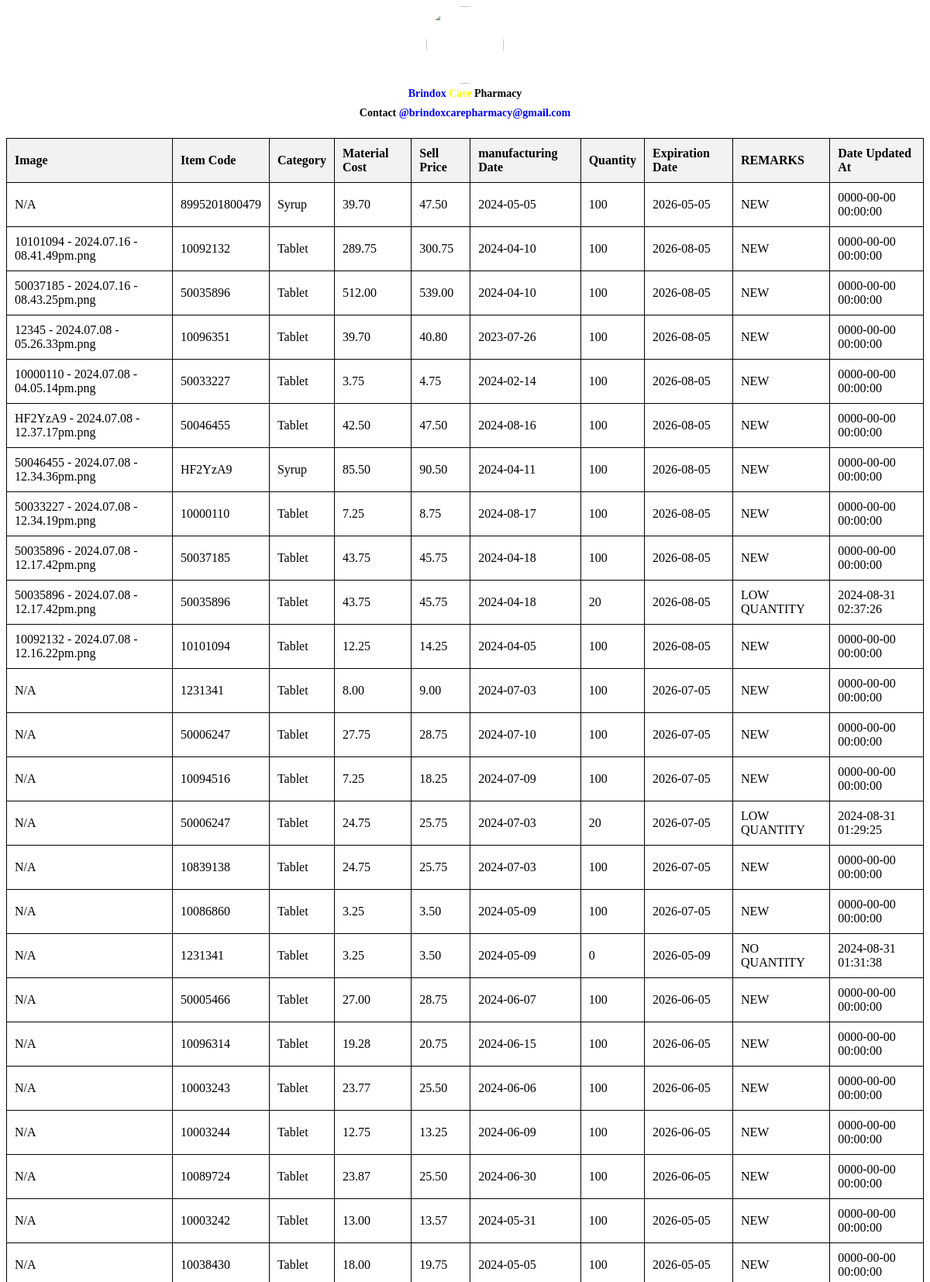
/getdata/archive_data_query.php (signed in, upper part), run on the app's committed database.
### tables this page shows
CREATE TABLE `archive` (
  `ar_id` int(222) NOT NULL AUTO_INCREMENT PRIMARY KEY,
  `pr_id` int(222) NOT NULL,
  `item_code` varchar(222) NOT NULL,
  `sell_price` decimal(10,2) DEFAULT NULL,
  `quantity` int(222) NOT NULL,
  `batch_no` varchar(222) NOT NULL,
  `lot_no` varchar(222) NOT NULL,
  `expiration_date` date DEFAULT NULL,
  `remarks` varchar(222) NOT NULL,
  `created_by` int(222) NOT NULL,
  `updated_by` int(222) NOT NULL,
  `date_created_at` datetime NOT NULL,
  `date_updated_at` datetime NOT NULL
);

CREATE TABLE `product` (
  `pr_id` int(222) NOT NULL AUTO_INCREMENT PRIMARY KEY,
  `item_code` varchar(222) NOT NULL,
  `description` mediumtext NOT NULL,
  `category` varchar(222) NOT NULL,
  `batch_no` varchar(222) NOT NULL,
  `lot_no` varchar(222) NOT NULL,
  `brand` varchar(222) NOT NULL,
  `material_cost` decimal(10,2) DEFAULT NULL,
  `sell_price` decimal(10,2) DEFAULT NULL,
  `manufacturing_date` date NOT NULL,
  `image` varchar(222) NOT NULL,
  `p_quantity` int(222) NOT NULL,
  `expiration_date` date DEFAULT NULL,
  `created_by` int(222) NOT NULL,
  `updated_by` int(222) NOT NULL,
  `notification` varchar(222) NOT NULL,
  `date_created_at` datetime NOT NULL,
  `date_updated_at` datetime NOT NULL
);

### getdata/archive_data_query.php (the view, shortened to what this page needs)
<!DOCTYPE html>
<html lang="en">
<head>
</head>
<body>
    <div style="display: flex;justify-content: center;align-items: center;flex-direction: column;height: 100%; text-align: center;left: 125px;">
        <img src="C:\xampp\htdocs\pharmacy\assets\images\default_images\brindox.png" width='100' height='100' style="border-radius: 50%; border: 0; object-fit: cover; display: flex;justify-content: center;align-items: center;flex-direction: column;height: 100%; text-align: center;left: 425px;" />
        <h1 style="margin: 0; padding: 0; line-height: 1.8; font-size: 14px; color: blue;">
            Brindox <span style="color: yellow;">Care</span> <span style="color: black;">Pharmacy</span>
        </h1>
        <h1 style="margin: 0;padding: 0;line-height: 1.8;font-size: 14px;color: blue;">
            <span style="color: black;">Contact</span> @brindoxcarepharmacy@gmail.com
        </h1>
    </div>
    <table>
        <thead>
            <tr>
            <th>Image</th>
            <th>Item Code</th>
            <th>Category</th>
            <th>Material Cost</th>
            <th>Sell Price</th>
            <th>manufacturing Date</th>
            <th>Quantity</th>
            <th>Expiration Date</th>
            <th>REMARKS</th>
            <th>Date Updated At</th>
            </tr>
        </thead>
        <tbody>
            <?php
            include '../config/connect.php';
            $product_list_query = "SELECT  p.pr_id as pr_id, p.item_code as item_code, p.category, p.description, p.material_cost, p.sell_price, p.manufacturing_date, p.image, p.expiration_date, p.expiration_date, p.date_created_at,
            a.ar_id as ar_id, a.item_code as item_code, a.quantity, a.expiration_date, a.remarks, a.created_by, a.updated_by, a.date_created_at, a.date_updated_at
            FROM product p LEFT JOIN archive a ON p.pr_id = a.pr_id WHERE a.quantity <= 30 OR a.remarks != 'ACTIVE' ORDER BY a.pr_id DESC";
            $product_list_result = mysqli_query($conn, $product_list_query);
            if (mysqli_num_rows($product_list_result) > 0) {
                while ($product = mysqli_fetch_array($product_list_result)) {
            ?>
                    <tr>
                        <td><?php echo $product["image"] ? $product["image"] : 'N/A' ?></td>
                        <td><?php echo $product["item_code"] ?></td>
                        <td><?= $product["category"] ?></td>
                        <td><?= $product["material_cost"] ?></td>
                        <td><?= $product["sell_price"] ?></td>
                        <td><?= $product["manufacturing_date"] ? $product["manufacturing_date"] : '0000-00-00'  ?></td>
                        <td><?= $product["quantity"] ? $product["quantity"] : '0' ?></td>
                        <td><?= $product["expiration_date"] ? $product["expiration_date"] : '0000-00-00' ?></td>
                        <td><?= $product["remarks"] ? $product["remarks"] : '' ?></td>
                        <td><?= $product["date_updated_at"] ? $product["date_updated_at"] : '0000-00-00 00:00:00' ?></td>
                    </tr>
            <?php
                }
            }
            ?>
        </tbody>
    </table>
</body>
</html>

### getdata/archive_data_query.php (style rules this page uses)
table { border-collapse: collapse; margin-top: 20px; width: 100%; }
table, th, td { border: 1px solid black; padding: 10px; text-align: left; }
th { background-color: #f2f2f2; }

### data on the page
archive: shows "N/A", item_code "8995201800479", pr.category "Syrup", pr.material_cost "39.70", pr.sell_price "47.50", pr.manufacturing_date "2024-05-05", quantity "100", expiration_date "2026-05-05", remarks "NEW", date_updated_at "0000-00-00 00:00:00"
archive: pr.image "10101094 - 2024.07.16 - 08.41.49pm.png", item_code "10092132", pr.category "Tablet", pr.material_cost "289.75", pr.sell_price "300.75", pr.manufacturing_date "2024-04-10", quantity "100", expiration_date "2026-08-05", remarks "NEW", date_updated_at "0000-00-00 00:00:00"
archive: pr.image "50037185 - 2024.07.16 - 08.43.25pm.png", item_code "50035896", pr.category "Tablet", pr.material_cost "512.00", pr.sell_price "539.00", pr.manufacturing_date "2024-04-10", quantity "100", expiration_date "2026-08-05", remarks "NEW", date_updated_at "0000-00-00 00:00:00"
archive: pr.image "12345 - 2024.07.08 - 05.26.33pm.png", item_code "10096351", pr.category "Tablet", pr.material_cost "39.70", pr.sell_price "40.80", pr.manufacturing_date "2023-07-26", quantity "100", expiration_date "2026-08-05", remarks "NEW", date_updated_at "0000-00-00 00:00:00"
archive: pr.image "10000110 - 2024.07.08 - 04.05.14pm.png", item_code "50033227", pr.category "Tablet", pr.material_cost "3.75", pr.sell_price "4.75", pr.manufacturing_date "2024-02-14", quantity "100", expiration_date "2026-08-05", remarks "NEW", date_updated_at "0000-00-00 00:00:00"
archive: pr.image "HF2YzA9 - 2024.07.08 - 12.37.17pm.png", item_code "50046455", pr.category "Tablet", pr.material_cost "42.50", pr.sell_price "47.50", pr.manufacturing_date "2024-08-16", quantity "100", expiration_date "2026-08-05", remarks "NEW", date_updated_at "0000-00-00 00:00:00"
archive: pr.image "50046455 - 2024.07.08 - 12.34.36pm.png", item_code "HF2YzA9", pr.category "Syrup", pr.material_cost "85.50", pr.sell_price "90.50", pr.manufacturing_date "2024-04-11", quantity "100", expiration_date "2026-08-05", remarks "NEW", date_updated_at "0000-00-00 00:00:00"
archive: pr.image "50033227 - 2024.07.08 - 12.34.19pm.png", item_code "10000110", pr.category "Tablet", pr.material_cost "7.25", pr.sell_price "8.75", pr.manufacturing_date "2024-08-17", quantity "100", expiration_date "2026-08-05", remarks "NEW", date_updated_at "0000-00-00 00:00:00"
archive: pr.image "50035896 - 2024.07.08 - 12.17.42pm.png", item_code "50037185", pr.category "Tablet", pr.material_cost "43.75", pr.sell_price "45.75", pr.manufacturing_date "2024-04-18", quantity "100", expiration_date "2026-08-05", remarks "NEW", date_updated_at "0000-00-00 00:00:00"
archive: pr.image "50035896 - 2024.07.08 - 12.17.42pm.png", item_code "50035896", pr.category "Tablet", pr.material_cost "43.75", pr.sell_price "45.75", pr.manufacturing_date "2024-04-18", quantity "20", expiration_date "2026-08-05", remarks "LOW QUANTITY", date_updated_at "2024-08-31 02:37:26"
archive: pr.image "10092132 - 2024.07.08 - 12.16.22pm.png", item_code "10101094", pr.category "Tablet", pr.material_cost "12.25", pr.sell_price "14.25", pr.manufacturing_date "2024-04-05", quantity "100", expiration_date "2026-08-05", remarks "NEW", date_updated_at "0000-00-00 00:00:00"
archive: shows "N/A", item_code "1231341", pr.category "Tablet", pr.material_cost "8.00", pr.sell_price "9.00", pr.manufacturing_date "2024-07-03", quantity "100", expiration_date "2026-07-05", remarks "NEW", date_updated_at "0000-00-00 00:00:00"
archive: shows "N/A", item_code "50006247", pr.category "Tablet", pr.material_cost "27.75", pr.sell_price "28.75", pr.manufacturing_date "2024-07-10", quantity "100", expiration_date "2026-07-05", remarks "NEW", date_updated_at "0000-00-00 00:00:00"
archive: shows "N/A", item_code "10094516", pr.category "Tablet", pr.material_cost "7.25", pr.sell_price "18.25", pr.manufacturing_date "2024-07-09", quantity "100", expiration_date "2026-07-05", remarks "NEW", date_updated_at "0000-00-00 00:00:00"
archive: shows "N/A", item_code "50006247", pr.category "Tablet", pr.material_cost "24.75", pr.sell_price "25.75", pr.manufacturing_date "2024-07-03", quantity "20", expiration_date "2026-07-05", remarks "LOW QUANTITY", date_updated_at "2024-08-31 01:29:25"
archive: shows "N/A", item_code "10839138", pr.category "Tablet", pr.material_cost "24.75", pr.sell_price "25.75", pr.manufacturing_date "2024-07-03", quantity "100", expiration_date "2026-07-05", remarks "NEW", date_updated_at "0000-00-00 00:00:00"
archive: shows "N/A", item_code "10086860", pr.category "Tablet", pr.material_cost "3.25", pr.sell_price "3.50", pr.manufacturing_date "2024-05-09", quantity "100", expiration_date "2026-07-05", remarks "NEW", date_updated_at "0000-00-00 00:00:00"
archive: shows "N/A", item_code "1231341", pr.category "Tablet", pr.material_cost "3.25", pr.sell_price "3.50", pr.manufacturing_date "2024-05-09", quantity "0", expiration_date "2026-05-09", remarks "NO QUANTITY", date_updated_at "2024-08-31 01:31:38"
archive: shows "N/A", item_code "50005466", pr.category "Tablet", pr.material_cost "27.00", pr.sell_price "28.75", pr.manufacturing_date "2024-06-07", quantity "100", expiration_date "2026-06-05", remarks "NEW", date_updated_at "0000-00-00 00:00:00"
archive: shows "N/A", item_code "10096314", pr.category "Tablet", pr.material_cost "19.28", pr.sell_price "20.75", pr.manufacturing_date "2024-06-15", quantity "100", expiration_date "2026-06-05", remarks "NEW", date_updated_at "0000-00-00 00:00:00"
archive: shows "N/A", item_code "10003243", pr.category "Tablet", pr.material_cost "23.77", pr.sell_price "25.50", pr.manufacturing_date "2024-06-06", quantity "100", expiration_date "2026-06-05", remarks "NEW", date_updated_at "0000-00-00 00:00:00"
archive: shows "N/A", item_code "10003244", pr.category "Tablet", pr.material_cost "12.75", pr.sell_price "13.25", pr.manufacturing_date "2024-06-09", quantity "100", expiration_date "2026-06-05", remarks "NEW", date_updated_at "0000-00-00 00:00:00"
archive: shows "N/A", item_code "10089724", pr.category "Tablet", pr.material_cost "23.87", pr.sell_price "25.50", pr.manufacturing_date "2024-06-30", quantity "100", expiration_date "2026-06-05", remarks "NEW", date_updated_at "0000-00-00 00:00:00"
archive: shows "N/A", item_code "10003242", pr.category "Tablet", pr.material_cost "13.00", pr.sell_price "13.57", pr.manufacturing_date "2024-05-31", quantity "100", expiration_date "2026-05-05", remarks "NEW", date_updated_at "0000-00-00 00:00:00"
archive: shows "N/A", item_code "10038430", pr.category "Tablet", pr.material_cost "18.00", pr.sell_price "19.75", pr.manufacturing_date "2024-05-05", quantity "100", expiration_date "2026-05-05", remarks "NEW", date_updated_at "0000-00-00 00:00:00"
